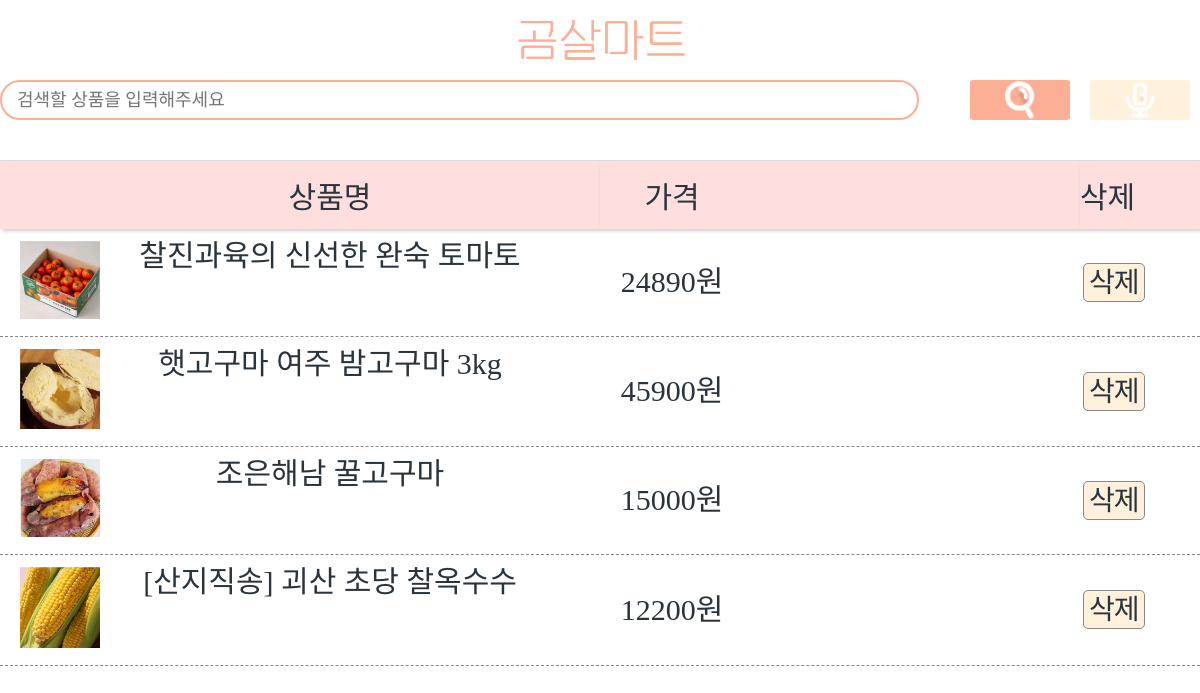
/favorites/favorites/ (signed in), run on the app's committed database.
### shop/models.py (models this page shows, shortened)
class Product(models.Model):
    name = models.CharField(max_length=50, db_index=True) # 상품 이름
    slug = models.SlugField(max_length=50, db_index=True, allow_unicode=True) # 슬러그
    image = models.ImageField(upload_to='products/%Y/%m/%d', blank=True, default='default.png') # 상품 이미지
    description = models.TextField(blank=True) # 상품 설명
    meta_description = models.TextField(blank=True)
    delivery_date = models.IntegerField() # 배송일
    price = models.IntegerField() # 상품 가격
    stock = models.PositiveIntegerField() # 상품 재고
    available_display = models.BooleanField('Display', default=True) # 상품 전시
    available_order = models.BooleanField('Order', default=True) # 상품 주문
    created_at = models.DateTimeField(auto_now_add=True)
    updated_at = models.DateTimeField(auto_now=True)
    class Meta:
        ordering = ['-created_at']
        index_together = [['id', 'slug']]
    def get_absolute_url(self):
        return reverse('shop:detail', args=[self.id, self.slug])

### favorites/views.py (the view)
# urls.py: path('favorites/', views.favorite_products, name='favorite_products'),
@login_required
def favorite_products(request):
    user = request.user
    favorite_products = user.favorite_products.all()
    context = {
        'favorite_products': favorite_products,
    }
    return render(request, 'shop/bookmark_page.html', context)

### shop/templates/shop/bookmark_page.html (shortened to what this page needs)
<!DOCTYPE html>
{% load static %}
<html>
<head>
	<link rel="stylesheet" href="https://use.fontawesome.com/releases/v5.6.3/css/all.css">
	<link rel="stylesheet" href="{% static 'css/bookmark_page.css' %}" />
	<link href="{% static 'css/schStyle.css' %}" rel="stylesheet" type="text/css">
    <link href="{% static 'css/speechToTextStyle.css' %}" rel="stylesheet" type="text/css">
</head>
<body>
{% block content %}
        <header>
            <a href="{% url 'shop:main' %}">
                <img src="{% static 'image/logo.png' %}" alt="logo">
            </a>
        </header>
            <div class="search">
                <form method="get" action="{% url 'search:searchResult' %}">
                    <input class="searchBar" type="text" placeholder="검색할 상품을 입력해주세요" name="q">
                    <div class="btn">
                        <button type="submit">
                            <img src="{% static 'image/searchSubmit.png' %}">
                        </button>
                        <button type="button" class="sttTrigger">
                            <img src="{% static 'image/mic.png' %}" alt="mic">
                        </button>
                    </div>
                </form>
            </div>
    <form name="orderform" id="orderform" method="post" class="orderform" action="/Page" onsubmit="return false;">
      <div class="basketdiv" id="basket">
        <div class="row head">
            <div class="subdiv">
                <div class="pname">상품명</div>
            </div>
            <div class="subdiv">
                <div class="basketprice">가격</div>
            </div>
            <div class="subdiv">
                <div class="basketcmd">삭제</div>
            </div>
        </div>
                {% for product in favorite_products %}
                <div class="row data">
                    <div class="subdiv">
                        <div class="img">
                            <a href="{{product.get_absolute_url}}" class="product-link">
                            <img src="{{ product.image.url }}" width="80px" alt="{{ product.name }}">
                            </a>
                        </div>
                        <div class="pname">
                            <a href="{{product.get_absolute_url}}" class="product-link">
                            {{ product.name }}
                            </a>
                        </div>
                    </div></a>
                    <div class="subdiv">
                        <div class="basketprice">
                            <a href="{{product.get_absolute_url}}" class="product-link">
                            {{ product.price }}원
                            </a>
                        </div>
                    </div>
                    <div class="subdiv">
                        <div class="basketcmd"><a href="javascript:void(0)" class="abutton" onclick="javascript:basket.delItem();">삭제</a></div>
                    </div>
                </div>
                {% empty %}
                <div>즐겨찾기한 상품이 없습니다.</div>
                {% endfor %}
            </div>
    </form>
{% endblock %}
</body>
</html>

### static/css/bookmark_page.css (style rules this page uses)
* { margin: 0; padding: 0; font-family: 'HakgyoansimWoojuR'; font-size: 22px; color: #2A343D; }
html,body { width: 100%; height: 100%; background-color: #fff; }
header { width: 100%; height: 10%; display: flex; flex-direction: row; justify-content: center; }
header a { width: 80%; height: 100%; display: flex; flex-direction: row; justify-content: center; }
header img { height: 100%; }
.search { width: 100%; height: 10%; position: relative; display: flex; flex-direction: column; justify-content: space-between; }
.search form { width: 100%; height: 50%; display: flex; flex-direction: row; justify-content: space-between; }
.search form input { width: 75%; height: 90%; padding-left: 15px; border: 2px solid #FDAF96; border-radius: 20px; font-size: 0.6em; }
.search form .btn { width: 20%; height: auto; display: flex; flex-direction: row; justify-content: space-around; }
.btn button { background-color: #FDAF96; border: none; border-radius: 3px; width: 45%; max-width: 100px; height: auto; position: relative; cursor: pointer; }
.btn button:nth-of-type(2) { background-color: #FFF1DB; }
.btn button img { width: 50%; height: auto; max-width: 30px; object-fit: cover; position: absolute; top: 50%; left: 50%; transform: translate(-50%, -50%); }
.basketdiv { width: 100%; border-top: 1px solid #e0e0e0; float: left; font-size: 0.9375em; margin-bottom: 20px; }
.basketdiv .data { border-bottom: 1px dashed #888; box-sizing: border-box; cursor: pointer; float: left; width: 100%; }
.basketdiv .row.head .subdiv { background-color: #FFDEDE; box-shadow: 2px 2px 4px rgba(0, 0, 0, 0.2); }
.basketdiv .row > .subdiv { display: block; float: left; }
.basketdiv .row > .subdiv:nth-child(1) { width: 50%; }
.basketdiv .row > .subdiv:nth-child(2) { width: 40%; }
.basketdiv .row > .subdiv:nth-child(3) { width: 10%; }
.basketdiv .row.head .subdiv:nth-child(1) .pname { position: relative; left: 20%; }
.basketdiv .row > div > div { display: block; float: left; text-align: center; margin: 0; padding: 12px 0; }
.basketdiv .row.data { display: flex; flex-direction: row; justify-content: center; align-items: center; }
.basketdiv .row.data > div > div { height: auto; line-height: 30px; }
.basketdiv .img { width: 20%; }
.basketdiv .pname { width: 70%; }
.pname > a { height: auto; }
.basketdiv .basketprice { width: 30%; }
.abutton:link, .abutton:visited, .abutton:active { background-color: #FFF1DB; border: 1px solid #888888; color: #2A343D; cursor: pointer; letter-spacing: -1px; padding: 3px 5px; margin: 2px 3px; width: auto; word-break: keep-all; border-radius: 5px; text-decoration: none; font-size: 0.9375em; }
.product-link { color: #2A343D; text-decoration: none; }
@media screen and (min-width:1200px) { html { width: 100%; display: flex; flex-direction: column; align-items: center; } }
@media screen and (min-width:1200px) { body { width: 70%; display: flex; flex-direction: column; } }

### static/css/schStyle.css (style rules this page uses)
* { margin: 0; padding: 0; font-family: 'HakgyoansimWoojuR'; font-size: 30px; color: #2A343D; }
html, body { width: 100%; height: 100%; }
a { text-decoration: none; color: #2A343D; }

### static/css/speechToTextStyle.css (style rules this page uses)
* { margin: 0; padding: 0; font-family: 'HakgyoansimWoojuR'; font-size: 30px; color: #2A343D; }
html, body { width: 100%; height: 100%; }
a { text-decoration: none; color: #2A343D; }

### shop/templates/shop/bookmark_page.html (style rules this page uses)
a { text-decoration:none; }
.img { width: 20%; position: relative; top: 0; }

### data on the page
Product: image (picture), name "찰진과육의 신선한 완숙 토마토", price "24890"
Product: image (picture), name "햇고구마 여주 밤고구마 3kg", price "45900"
Product: image (picture), name "조은해남 꿀고구마", price "15000"
Product: image (picture), name "[산지직송] 괴산 초당 찰옥수수", price "12200"
